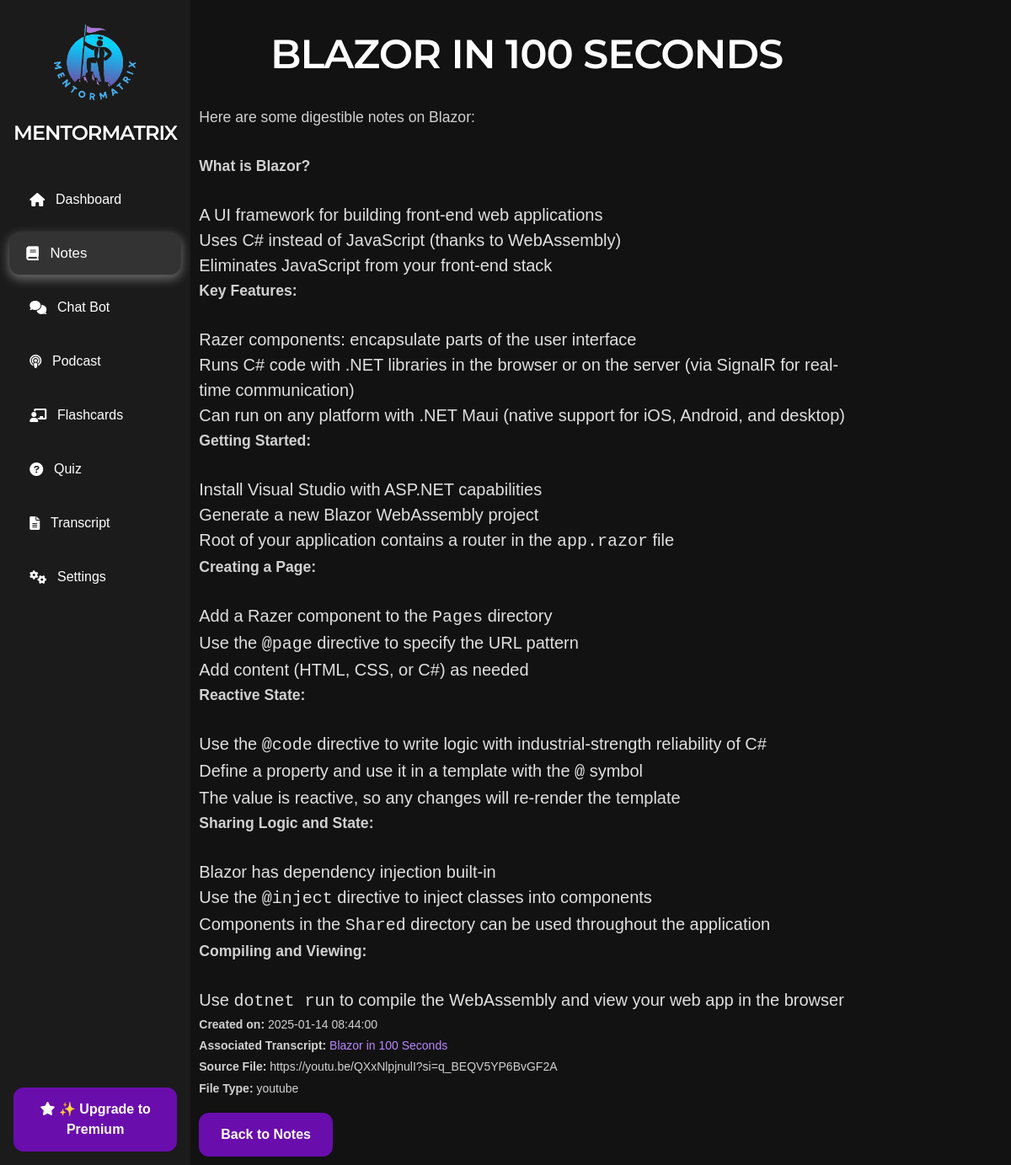
/notes/1, run on the app's committed database.
### tables this page shows
CREATE TABLE notes (
                    id INTEGER PRIMARY KEY AUTOINCREMENT,
                    transcript_id INTEGER,
                    title TEXT NOT NULL,
                    content TEXT NOT NULL,
                    created_at DATETIME DEFAULT CURRENT_TIMESTAMP,
                    updated_at DATETIME DEFAULT CURRENT_TIMESTAMP,
                    FOREIGN KEY (transcript_id) REFERENCES transcripts(id) ON DELETE CASCADE);

CREATE TABLE transcripts (
                    id INTEGER PRIMARY KEY AUTOINCREMENT,
                    title TEXT NOT NULL,
                    content TEXT NOT NULL,
                    created_at DATETIME DEFAULT CURRENT_TIMESTAMP,
                    updated_at DATETIME DEFAULT CURRENT_TIMESTAMP);

CREATE TABLE files (
                    id INTEGER PRIMARY KEY AUTOINCREMENT,
                    transcript_id INTEGER NOT NULL,
                    file_type TEXT CHECK(file_type IN ('audio', 'youtube', 'pdf')) NOT NULL,
                    name TEXT NOT NULL,
                    metadata TEXT,
                    uploaded_at DATETIME DEFAULT CURRENT_TIMESTAMP,
                    FOREIGN KEY (transcript_id) REFERENCES transcripts(id) ON DELETE CASCADE);

### routes/notes.py (the view)
@notes_blueprint.route("/notes/<int:note_id>")
def view_note(note_id):
    result = db.execute(
        """
        SELECT
            notes.title AS note_title,
            notes.content AS note_content,
            notes.created_at,
            files.name AS file_name,
            files.file_type,
            files.metadata,
            transcripts.title AS transcript_title
        FROM notes
        LEFT JOIN files ON notes.transcript_id = files.transcript_id
        LEFT JOIN transcripts ON notes.transcript_id = transcripts.id
        WHERE notes.id = ?
    """,
        note_id,
    )
    note = result[0] if result else None
    if not note:
        flash("Note not found.", "error")
        return redirect(url_for("notes.notes"))
    note["note_content"] = markdown.markdown(note["note_content"])
    return render_template("view_note.html", current_route="notes", note=note)

### templates/view_note.html (shortened to what this page needs)
{% extends "layout.html" %}
{% block other_head_stuff %}
    <link rel="stylesheet" href="{{ url_for('static', filename='css/view_note.css') }}">
{% endblock %}
{% block content %}
<div class="container">
    <div class="main-content">
        <h1>{{ note.note_title }}</h1>
        <div id="note">{{ note.note_content | safe }}</div>
        <p id="note_created_at"><strong>Created on:</strong> {{ note.created_at }}</p>
        {% if note.transcript_title %}
            <p id="note_transcript"><strong>Associated Transcript:</strong>
            <a href="{{ url_for('dashboard.dashboard') }}">{{ note.transcript_title }}</a></p>
        {% endif %}
        {% if note.file_name %}
            <p id="note_source_file"><strong>Source File:</strong> {{ note.file_name }}</p>
            {% if note.file_type %}
                <p id="notes_file_type"><strong>File Type:</strong> {{ note.file_type }}</p>
            {% endif %}
        {% endif %}
        <a href="{{ url_for('notes.notes') }}" class="premium-button">Back to Notes</a>
    </div>
</div>
{% endblock %}

### static/css/base.css (style rules this page uses)
* { margin: 0; padding: 0; box-sizing: border-box; }
:root { --font-family: "Arial", sans-serif; --background-color: #121212; --text-color: #e0e0e0; --primary-purple: #6a0dad; --hover-purple: #5c0ab8; --active-purple: #4b0997; --hover-bg-color: #333333; --active-bg-color: #333333; --white: #ffffff; --soft-text-shadow: 0 1px 3px rgba(0, 0, 0, 0.2); }
body { font-family: var(--font-family); background-color: var(--background-color); color: var(--text-color); }
.container { display: flex; min-height: 100vh; }
.premium-button { background-color: var(--primary-purple); color: var(--white); font-size: 1rem; font-weight: 600; padding: 0.75rem 1.5rem; text-align: center; border-radius: 12px; border: 2px solid #6a0dad; cursor: pointer; margin-top: 1rem; display: inline-block; transition: all 0.3s ease-in-out; }
button, .premium-button { transition: all 0.3s ease; }
h1, h2, h3 { color: #ffffff; font-weight: 600; letter-spacing: -0.5px; text-transform: uppercase; font-family: "Montserrat", serif; line-height: 1.2; }
h1, h2, h3 { text-shadow: var(--soft-text-shadow); }
h1 { font-size: 3rem; letter-spacing: -1px; }
p { color: #d1d1d1; font-family: "Century Gothic", sans-serif; line-height: 1.8; font-size: 1.1rem; margin-bottom: 1.5em; }
.main-content { flex-grow: 1; padding: 2rem; position: relative; }
a { color: #bb86fc; text-decoration: none; font-weight: 500; transition: color 0.3s ease-in-out, text-decoration 0.3s ease-in-out; }

### static/css/view_note.css (style rules this page uses)
h1 { text-align: center; margin: 10px 30px 30px; align-self: center; }
#note { font-size: 1.25rem; }
#note_transcript, #note_source_file, #notes_file_type, #note_created_at { font-size: 0.875rem; margin-bottom: 0; }
.main-content { padding: 5px; }

### data on the page
notes: note_title "BLAZOR IN 100 SECONDS", note_content "Here are some digestible notes on Blazor: What is Blazor? A UI framework for building front-end web applications Uses C# instead of JavaScript (thanks to WebAssembly) Eliminates JavaScript from your front-end stack Key Features: Razer components: encapsulate parts of the user interface Runs C# code with .NET libraries in the browser or on the server (via SignalR for real-time communication) Can run on any platform with .NET Maui (native support for iOS, Android, and desktop) Getting Started: Install Visual Studio with ASP.NET capabilities Generate a new Blazor WebAssembly project Root of your application contains a router in the app.razor file Creating a Page: Add a Razer component to the…", created_at "2025-01-14 08:44:00"
transcripts: transcript_title "Blazor in 100 Seconds"
files: file_name "https://youtu.be/QXxNlpjnulI?si=q_BEQV5YP6BvGF2A", file_type "youtube"
